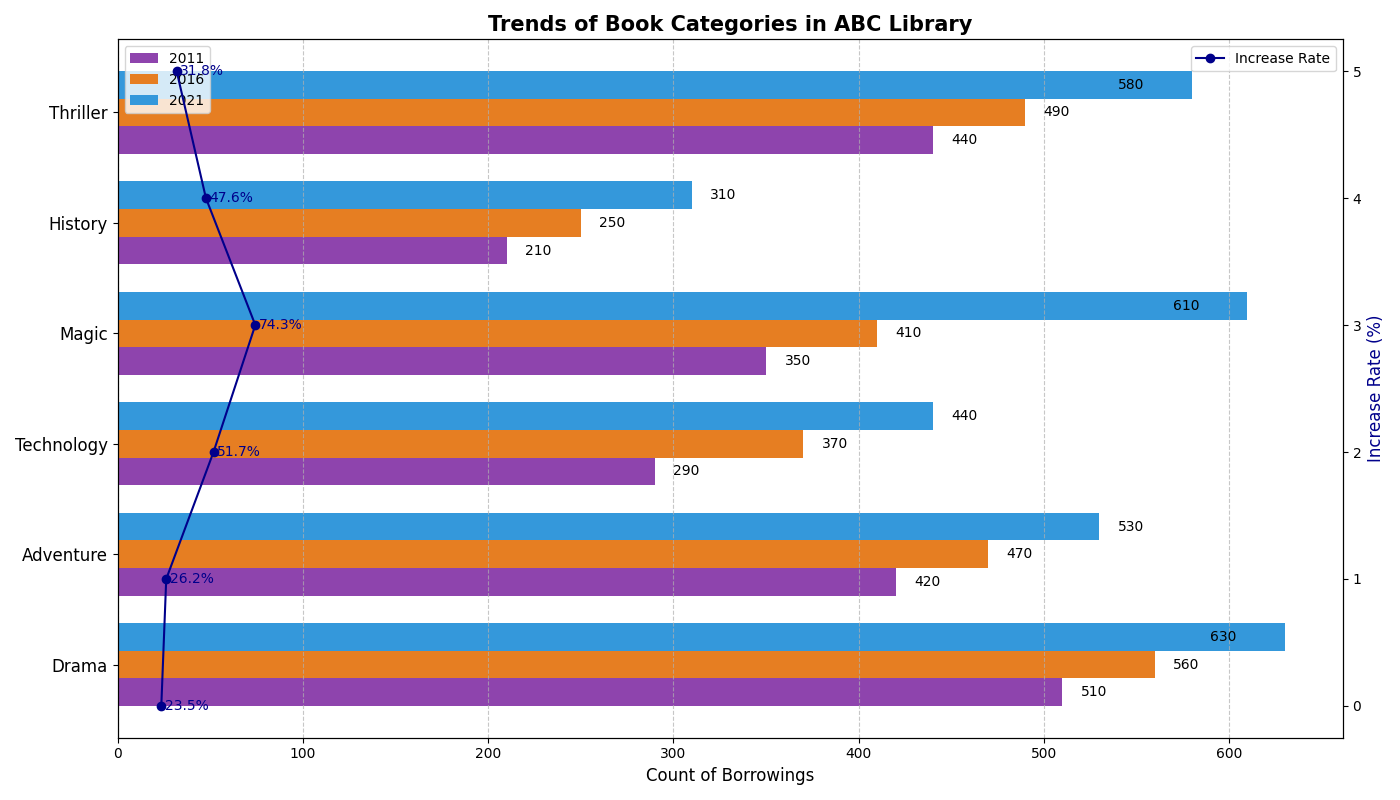

Python code for this plot:
import matplotlib.pyplot as plt
import numpy as np

genres = ['Drama', 'Adventure', 'Technology', 'Magic', 'History', 'Thriller']
borrowings_2011 = [510, 420, 290, 350, 210, 440]
borrowings_2016 = [560, 470, 370, 410, 250, 490]
borrowings_2021 = [630, 530, 440, 610, 310, 580]

growth_2011_2021 = [(borrowings_2021[i] - borrowings_2011[i]) / borrowings_2011[i] * 100 for i in range(len(genres))]

fig, ax1 = plt.subplots(figsize=(14, 8))
bar_width = 0.25
y_pos = np.arange(len(genres))

bars_2011 = ax1.barh(y_pos - bar_width, borrowings_2011, bar_width, label='2011', color='#8e44ad')
bars_2016 = ax1.barh(y_pos, borrowings_2016, bar_width, label='2016', color='#e67e22')
bars_2021 = ax1.barh(y_pos + bar_width, borrowings_2021, bar_width, label='2021', color='#3498db')

ax1.set_yticks(y_pos)
ax1.set_yticklabels(genres, fontsize=12)
ax1.set_xlabel('Count of Borrowings', fontsize=12)
ax1.set_title('Trends of Book Categories in ABC Library', fontsize=15, fontweight='bold')

ax2 = ax1.twinx()
ax2.plot(growth_2011_2021, y_pos, marker='o', linestyle='-', color='darkblue', label='Increase Rate')
ax2.set_ylabel('Increase Rate (%)', fontsize=12, color='darkblue')

for bars in [bars_2011, bars_2016, bars_2021]:
    for bar in bars:
        width = bar.get_width()
        label_x_pos = width + 10 if width < max(borrowings_2021) / 1.1 else width - 40
        ax1.text(label_x_pos, bar.get_y() + bar.get_height() / 2, f'{width}', va='center', fontsize=10, color='black')

for i, growth in enumerate(growth_2011_2021):
    ax2.text(growth + 2, y_pos[i], f'{growth:.1f}%', va='center', fontsize=10, color='darkblue')

ax1.legend(loc='upper left', fontsize=10, bbox_to_anchor=(0, 1))
ax2.legend(loc='upper right', fontsize=10, bbox_to_anchor=(1, 1))

ax1.grid(True, which='major', axis='x', linestyle='--', alpha=0.7)
plt.tight_layout()

plt.show()
